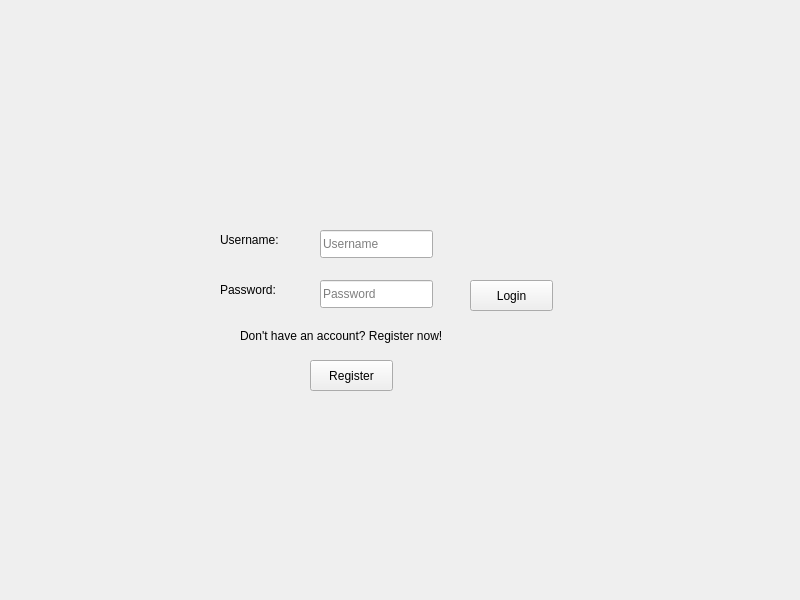
<?xml version="1.0" encoding="UTF-8"?>
<ui version="4.0">
 <class>Login</class>
 <widget class="QWidget" name="Login">
  <property name="geometry">
   <rect>
    <x>0</x>
    <y>0</y>
    <width>800</width>
    <height>600</height>
   </rect>
  </property>
  <property name="windowTitle">
   <string>Login</string>
  </property>
  <widget class="QLabel" name="label">
   <property name="geometry">
    <rect>
     <x>220</x>
     <y>230</y>
     <width>91</width>
     <height>20</height>
    </rect>
   </property>
   <property name="text">
    <string>Username:</string>
   </property>
  </widget>
  <widget class="QLabel" name="label_2">
   <property name="geometry">
    <rect>
     <x>220</x>
     <y>280</y>
     <width>91</width>
     <height>20</height>
    </rect>
   </property>
   <property name="text">
    <string>Password:</string>
   </property>
  </widget>
  <widget class="QLabel" name="label_3">
   <property name="geometry">
    <rect>
     <x>240</x>
     <y>320</y>
     <width>271</width>
     <height>31</height>
    </rect>
   </property>
   <property name="toolTip">
    <string comment="TESTING!!!" extracomment="TESTING!!!!"/>
   </property>
   <property name="statusTip">
    <string/>
   </property>
   <property name="text">
    <string>Don't have an account? Register now!</string>
   </property>
  </widget>
  <widget class="QPushButton" name="loginButton">
   <property name="geometry">
    <rect>
     <x>470</x>
     <y>280</y>
     <width>83</width>
     <height>31</height>
    </rect>
   </property>
   <property name="cursor">
    <cursorShape>PointingHandCursor</cursorShape>
   </property>
   <property name="text">
    <string>Login</string>
   </property>
  </widget>
  <widget class="QPushButton" name="registerButton">
   <property name="geometry">
    <rect>
     <x>310</x>
     <y>360</y>
     <width>83</width>
     <height>31</height>
    </rect>
   </property>
   <property name="cursor">
    <cursorShape>PointingHandCursor</cursorShape>
   </property>
   <property name="text">
    <string>Register</string>
   </property>
  </widget>
  <widget class="QLabel" name="registerNotImplementedLabel">
   <property name="enabled">
    <bool>false</bool>
   </property>
   <property name="geometry">
    <rect>
     <x>280</x>
     <y>400</y>
     <width>151</width>
     <height>20</height>
    </rect>
   </property>
   <property name="text">
    <string/>
   </property>
  </widget>
  <widget class="QLabel" name="authFailedLabel">
   <property name="enabled">
    <bool>false</bool>
   </property>
   <property name="geometry">
    <rect>
     <x>460</x>
     <y>200</y>
     <width>231</width>
     <height>71</height>
    </rect>
   </property>
   <property name="cursor">
    <cursorShape>ArrowCursor</cursorShape>
   </property>
   <property name="text">
    <string/>
   </property>
   <property name="wordWrap">
    <bool>true</bool>
   </property>
  </widget>
  <widget class="QLineEdit" name="passwordTextbox">
   <property name="geometry">
    <rect>
     <x>320</x>
     <y>280</y>
     <width>113</width>
     <height>28</height>
    </rect>
   </property>
   <property name="inputMask">
    <string/>
   </property>
   <property name="maxLength">
    <number>30</number>
   </property>
   <property name="echoMode">
    <enum>QLineEdit::Password</enum>
   </property>
   <property name="placeholderText">
    <string>Password</string>
   </property>
  </widget>
  <widget class="QLineEdit" name="usernameTextbox">
   <property name="geometry">
    <rect>
     <x>320</x>
     <y>230</y>
     <width>113</width>
     <height>28</height>
    </rect>
   </property>
   <property name="maxLength">
    <number>20</number>
   </property>
   <property name="placeholderText">
    <string>Username</string>
   </property>
   <property name="clearButtonEnabled">
    <bool>false</bool>
   </property>
  </widget>
  <widget class="QLabel" name="loadingLabel">
   <property name="geometry">
    <rect>
     <x>560</x>
     <y>270</y>
     <width>45</width>
     <height>45</height>
    </rect>
   </property>
   <property name="text">
    <string/>
   </property>
  </widget>
  <zorder>usernameTextbox</zorder>
  <zorder>label</zorder>
  <zorder>label_2</zorder>
  <zorder>label_3</zorder>
  <zorder>loginButton</zorder>
  <zorder>registerButton</zorder>
  <zorder>registerNotImplementedLabel</zorder>
  <zorder>authFailedLabel</zorder>
  <zorder>passwordTextbox</zorder>
  <zorder>loadingLabel</zorder>
 </widget>
 <tabstops>
  <tabstop>usernameTextbox</tabstop>
  <tabstop>passwordTextbox</tabstop>
  <tabstop>loginButton</tabstop>
  <tabstop>registerButton</tabstop>
 </tabstops>
 <resources/>
 <connections/>
</ui>
